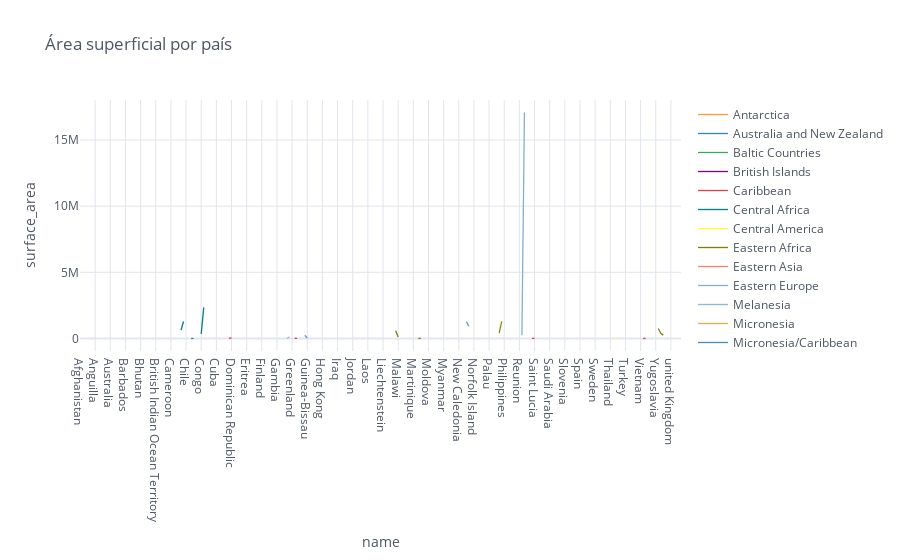

Notebook code for this chart:
### Code cell
#Lineplot o grafico lineal
Data2.iplot(kind='line', xTitle='name', yTitle='surface_area', title='Área superficial por país')

### Figure 1 — Plotly figure (JSON) as saved in the notebook; plotly's stock layout.template omitted (floating-point values rounded to 4 significant figures; data arrays with more than 128 entries replaced by an {"elided": "..."} marker saying what was removed)
{"data": [{"line": {"color": "rgba(255, 153, 51, 1.0)", "dash": "solid", "shape": "linear", "width": 1.3}, "mode": "lines", "name": "Antarctica", "text": "", "type": "scatter", "x": {"elided": "239 str values"}, "y": {"elided": "239 mixed values"}}, {"line": {"color": "rgba(55, 128, 191, 1.0)", "dash": "solid", "shape": "linear", "width": 1.3}, "mode": "lines", "name": "Australia and New Zealand", "text": "", "type": "scatter", "x": {"elided": "239 str values"}, "y": {"elided": "239 mixed values"}}, {"line": {"color": "rgba(50, 171, 96, 1.0)", "dash": "solid", "shape": "linear", "width": 1.3}, "mode": "lines", "name": "Baltic Countries", "text": "", "type": "scatter", "x": {"elided": "239 str values"}, "y": {"elided": "239 mixed values"}}, {"line": {"color": "rgba(128, 0, 128, 1.0)", "dash": "solid", "shape": "linear", "width": 1.3}, "mode": "lines", "name": "British Islands", "text": "", "type": "scatter", "x": {"elided": "239 str values"}, "y": {"elided": "239 mixed values"}}, {"line": {"color": "rgba(219, 64, 82, 1.0)", "dash": "solid", "shape": "linear", "width": 1.3}, "mode": "lines", "name": "Caribbean", "text": "", "type": "scatter", "x": {"elided": "239 str values"}, "y": {"elided": "239 mixed values"}}, {"line": {"color": "rgba(0, 128, 128, 1.0)", "dash": "solid", "shape": "linear", "width": 1.3}, "mode": "lines", "name": "Central Africa", "text": "", "type": "scatter", "x": {"elided": "239 str values"}, "y": {"elided": "239 mixed values"}}, {"line": {"color": "rgba(255, 255, 51, 1.0)", "dash": "solid", "shape": "linear", "width": 1.3}, "mode": "lines", "name": "Central America", "text": "", "type": "scatter", "x": {"elided": "239 str values"}, "y": {"elided": "239 mixed values"}}, {"line": {"color": "rgba(128, 128, 0, 1.0)", "dash": "solid", "shape": "linear", "width": 1.3}, "mode": "lines", "name": "Eastern Africa", "text": "", "type": "scatter", "x": {"elided": "239 str values"}, "y": {"elided": "239 mixed values"}}, {"line": {"color": "rgba(251, 128, 114, 1.0)", "dash": "solid", "shape": "linear", "width": 1.3}, "mode": "lines", "name": "Eastern Asia", "text": "", "type": "scatter", "x": {"elided": "239 str values"}, "y": {"elided": "239 mixed values"}}, {"line": {"color": "rgba(128, 177, 211, 1.0)", "dash": "solid", "shape": "linear", "width": 1.3}, "mode": "lines", "name": "Eastern Europe", "text": "", "type": "scatter", "x": {"elided": "239 str values"}, "y": {"elided": "239 mixed values"}}, {"line": {"color": "rgba(128, 177, 211, 0.8999999999999999)", "dash": "solid", "shape": "linear", "width": 1.3}, "mode": "lines", "name": "Melanesia", "text": "", "type": "scatter", "x": {"elided": "239 str values"}, "y": {"elided": "239 mixed values"}}, {"line": {"color": "rgba(255, 153, 51, 0.8999999999999999)", "dash": "solid", "shape": "linear", "width": 1.3}, "mode": "lines", "name": "Micronesia", "text": "", "type": "scatter", "x": {"elided": "239 str values"}, "y": {"elided": "239 mixed values"}}, {"line": {"color": "rgba(55, 128, 191, 0.8999999999999999)", "dash": "solid", "shape": "linear", "width": 1.3}, "mode": "lines", "name": "Micronesia/Caribbean", "text": "", "type": "scatter", "x": {"elided": "239 str values"}, "y": {"elided": "239 mixed values"}}, {"line": {"color": "rgba(50, 171, 96, 0.8999999999999999)", "dash": "solid", "shape": "linear", "width": 1.3}, "mode": "lines", "name": "Middle East", "text": "", "type": "scatter", "x": {"elided": "239 str values"}, "y": {"elided": "239 mixed values"}}, {"line": {"color": "rgba(128, 0, 128, 0.8999999999999999)", "dash": "solid", "shape": "linear", "width": 1.3}, "mode": "lines", "name": "Nordic Countries", "text": "", "type": "scatter", "x": {"elided": "239 str values"}, "y": {"elided": "239 mixed values"}}, {"line": {"color": "rgba(219, 64, 82, 0.8999999999999999)", "dash": "solid", "shape": "linear", "width": 1.3}, "mode": "lines", "name": "North America", "text": "", "type": "scatter", "x": {"elided": "239 str values"}, "y": {"elided": "239 mixed values"}}, {"line": {"color": "rgba(0, 128, 128, 0.8999999999999999)", "dash": "solid", "shape": "linear", "width": 1.3}, "mode": "lines", "name": "Northern Africa", "text": "", "type": "scatter", "x": {"elided": "239 str values"}, "y": {"elided": "239 mixed values"}}, {"line": {"color": "rgba(255, 255, 51, 0.8999999999999999)", "dash": "solid", "shape": "linear", "width": 1.3}, "mode": "lines", "name": "Polynesia", "text": "", "type": "scatter", "x": {"elided": "239 str values"}, "y": {"elided": "239 mixed values"}}, {"line": {"color": "rgba(128, 128, 0, 0.8999999999999999)", "dash": "solid", "shape": "linear", "width": 1.3}, "mode": "lines", "name": "South America", "text": "", "type": "scatter", "x": {"elided": "239 str values"}, "y": {"elided": "239 mixed values"}}, {"line": {"color": "rgba(251, 128, 114, 0.8999999999999999)", "dash": "solid", "shape": "linear", "width": 1.3}, "mode": "lines", "name": "Southeast Asia", "text": "", "type": "scatter", "x": {"elided": "239 str values"}, "y": {"elided": "239 mixed values"}}, {"line": {"color": "rgba(251, 128, 114, 0.7999999999999998)", "dash": "solid", "shape": "linear", "width": 1.3}, "mode": "lines", "name": "Southern Africa", "text": "", "type": "scatter", "x": {"elided": "239 str values"}, "y": {"elided": "239 mixed values"}}, {"line": {"color": "rgba(128, 177, 211, 0.7999999999999998)", "dash": "solid", "shape": "linear", "width": 1.3}, "mode": "lines", "name": "Southern Europe", "text": "", "type": "scatter", "x": {"elided": "239 str values"}, "y": {"elided": "239 mixed values"}}, {"line": {"color": "rgba(255, 153, 51, 0.7999999999999998)", "dash": "solid", "shape": "linear", "width": 1.3}, "mode": "lines", "name": "Southern and Central Asia", "text": "", "type": "scatter", "x": {"elided": "239 str values"}, "y": {"elided": "239 mixed values"}}, {"line": {"color": "rgba(55, 128, 191, 0.7999999999999998)", "dash": "solid", "shape": "linear", "width": 1.3}, "mode": "lines", "name": "Western Africa", "text": "", "type": "scatter", "x": {"elided": "239 str values"}, "y": {"elided": "239 mixed values"}}, {"line": {"color": "rgba(50, 171, 96, 0.7999999999999998)", "dash": "solid", "shape": "linear", "width": 1.3}, "mode": "lines", "name": "Western Europe", "text": "", "type": "scatter", "x": {"elided": "239 str values"}, "y": {"elided": "239 mixed values"}}], "layout": {"legend": {"bgcolor": "#FFFFFF", "font": {"color": "#4D5663"}}, "paper_bgcolor": "#FFFFFF", "plot_bgcolor": "#FFFFFF", "title": {"font": {"color": "#4D5663"}, "text": "Área superficial por país"}, "xaxis": {"gridcolor": "#E1E5ED", "showgrid": true, "tickfont": {"color": "#4D5663"}, "title": {"font": {"color": "#4D5663"}, "text": "name"}, "zerolinecolor": "#E1E5ED"}, "yaxis": {"gridcolor": "#E1E5ED", "showgrid": true, "tickfont": {"color": "#4D5663"}, "title": {"font": {"color": "#4D5663"}, "text": "surface_area"}, "zerolinecolor": "#E1E5ED"}}}
